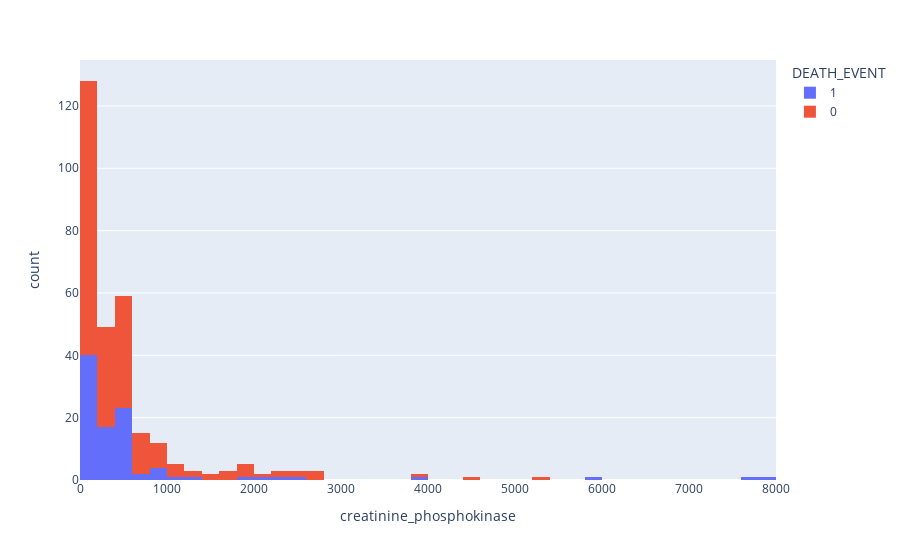

Notebook code for this chart:
### Code cell
fig = px.histogram(data, x = 'creatinine_phosphokinase', color = 'DEATH_EVENT')
fig.show()

### Figure 1 — Plotly figure (JSON) as saved in the notebook; plotly's stock layout.template omitted (floating-point values rounded to 4 significant figures; data arrays with more than 128 entries replaced by an {"elided": "..."} marker saying what was removed)
{"data": [{"alignmentgroup": "True", "bingroup": "x", "hovertemplate": "DEATH_EVENT=1<br>creatinine_phosphokinase=%{x}<br>count=%{y}<extra></extra>", "legendgroup": "1", "marker": {"color": "#636efa"}, "name": "1", "offsetgroup": "1", "orientation": "v", "showlegend": true, "type": "histogram", "x": [582, 7861, 146, 111, 160, 47, 246, 315, 157, 123, 81, 231, 981, 168, 379, 149, 582, 125, 582, 128, 220, 582, 148, 112, 122, 60, 70, 582, 23, 249, 94, 582, 60, 855, 235, 582, 124, 571, 588, 582, 1380, 582, 553, 129, 577, 91, 3964, 69, 260, 371, 789, 364, 7702, 318, 582, 68, 250, 110, 161, 113, 5882, 582, 47, 76, 280, 154, 328, 129, 143, 582, 582, 168, 805, 943, 582, 233, 2334, 2442, 776, 66, 176, 395, 99, 145, 104, 582, 1896, 582, 418, 131, 427, 582, 166, 2017, 258, 1199], "xaxis": "x", "yaxis": "y"}, {"alignmentgroup": "True", "bingroup": "x", "hovertemplate": "DEATH_EVENT=0<br>creatinine_phosphokinase=%{x}<br>count=%{y}<extra></extra>", "legendgroup": "0", "marker": {"color": "#EF553B"}, "name": "0", "offsetgroup": "0", "orientation": "v", "showlegend": true, "type": "histogram", "x": {"elided": "203 int values"}, "xaxis": "x", "yaxis": "y"}], "layout": {"barmode": "relative", "legend": {"title": {"text": "DEATH_EVENT"}, "tracegroupgap": 0}, "margin": {"t": 60}, "xaxis": {"anchor": "y", "domain": [0, 1], "title": {"text": "creatinine_phosphokinase"}}, "yaxis": {"anchor": "x", "domain": [0, 1], "title": {"text": "count"}}}}
